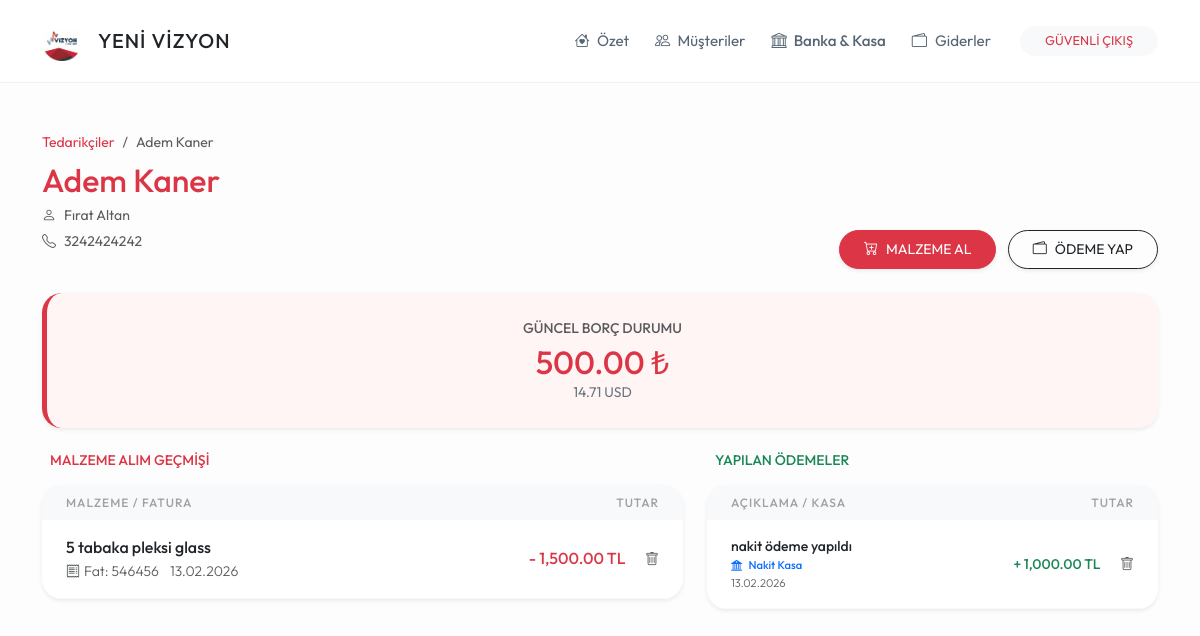
The app's page /tedarikci/1 (signed in) with its own data.
### models.py (models this page shows)
class Tedarikci(db.Model):
    id = db.Column(db.Integer, primary_key=True)
    firma_adi = db.Column(db.String(150), nullable=False)
    yetkili_kisi = db.Column(db.String(100))
    telefon = db.Column(db.String(20))
    adres = db.Column(db.Text)
    durum = db.Column(db.String(20), default='Aktif')
    satin_almalar = db.relationship('SatinAlma', backref='tedarikci', lazy=True)
    odenenler = db.relationship('TedarikciOdeme', backref='tedarikci', lazy=True)

class SatinAlma(db.Model):
    id = db.Column(db.Integer, primary_key=True)
    malzeme_tanimi = db.Column(db.String(200), nullable=False)
    tutar = db.Column(db.Float, nullable=False)
    para_birimi = db.Column(db.String(5), default='TL')
    fatura_no = db.Column(db.String(50))
    tarih = db.Column(db.DateTime, default=datetime.now)
    tedarikci_id = db.Column(db.Integer, db.ForeignKey('tedarikci.id'), nullable=False)

class TedarikciOdeme(db.Model):
    id = db.Column(db.Integer, primary_key=True)
    tutar = db.Column(db.Float, nullable=False)
    birim = db.Column(db.String(5), default='TL')
    aciklama = db.Column(db.String(200))
    banka_kasa_id = db.Column(db.Integer, db.ForeignKey('banka_kasa.id'), nullable=True)
    kur_degeri = db.Column(db.Float, default=1.0)
    odeme_tarihi = db.Column(db.DateTime, default=datetime.now)
    tedarikci_id = db.Column(db.Integer, db.ForeignKey('tedarikci.id'), nullable=False)

class BankaKasa(db.Model):
    id = db.Column(db.Integer, primary_key=True)
    ad = db.Column(db.String(100), nullable=False) # Örn: Ziraat Bankası, Merkez Kasa
    tur = db.Column(db.String(50), default='Banka') # Banka, Kasa, POS
    hesap_no = db.Column(db.String(50)) # İsteğe bağlı hesap numarası
    durum = db.Column(db.String(20), default='Aktif')
    musteri_odemeleri = db.relationship('Odeme', backref='kasa_kaydi', lazy=True)
    tedarikci_odemeleri = db.relationship('TedarikciOdeme', backref='kasa_kaydi', lazy=True)
    isletme_giderleri = db.relationship('Gider', backref='kasa_kaydi', lazy=True)

### routes/tedarikci_isleri.py (the view)
@tedarikci_bp.route('/tedarikci/<int:id>')
def tedarikci_detay(id):
    if 'logged_in' not in session: return redirect(url_for('genel.index'))
    t = Tedarikci.query.get_or_404(id)
    kasalar = BankaKasa.query.filter_by(durum='Aktif').all()
    net_tl = sum(alim.tutar * GUNCEL_KURLAR.get(alim.para_birimi, 1.0) for alim in t.satin_almalar) - \
             sum(o.tutar * o.kur_degeri for o in t.odenenler)
    return render_template('tedarikci_detay.html',
                           tedarikci=t,
                           toplam_tl=round(net_tl, 2),
                           toplam_usd=round(net_tl / GUNCEL_KURLAR.get('USD', 1.0), 2),
                           kurlar=GUNCEL_KURLAR,
                           kasalar=kasalar)

### templates/tedarikci_detay.html (shortened to what this page needs)
{% extends "base.html" %}
{% block content %}
<div class="row g-4 mb-4">
    <div class="col-md-7">
        <nav aria-label="breadcrumb">
            <ol class="breadcrumb mb-2">
                <li class="breadcrumb-item small"><a href="/ticari_borclar" class="text-decoration-none text-danger">Tedarikçiler</a></li>
                <li class="breadcrumb-item small active">{{ tedarikci.firma_adi }}</li>
            </ol>
        </nav>
        <h2 class="mb-1 fw-bold text-danger">{{ tedarikci.firma_adi }}</h2>
        <p class="text-muted small mb-0"><i class="bi bi-person me-2"></i>{{ tedarikci.yetkili_kisi or '-' }}</p>
        <p class="text-muted small mt-1"><i class="bi bi-telephone me-2"></i>{{ tedarikci.telefon or '-' }}</p>
    </div>
    <div class="col-md-5 text-md-end align-self-end">
        <button class="btn btn-danger btn-sm rounded-pill px-4 py-2 me-2 shadow-sm" data-bs-toggle="modal" data-bs-target="#malzemeAlimModal">
            <i class="bi bi-cart-plus me-2"></i>MALZEME AL
        </button>
        <button class="btn btn-outline-dark btn-sm rounded-pill px-4 py-2 shadow-sm" data-bs-toggle="modal" data-bs-target="#odemeYapModal">
            <i class="bi bi-wallet2 me-2"></i>ÖDEME YAP
        </button>
    </div>
</div>
<div class="row g-4 mb-4">
    <div class="col-12">
        <div class="card card-custom text-center border-0 shadow-sm" style="background: #fff5f5; border-left: 5px solid #dc3545 !important;">
            <div class="text-uppercase small fw-medium text-muted mb-1">GÜNCEL BORÇ DURUMU</div>
            <div class="h2 mb-0 text-danger">{{ "{:,.2f}".format(toplam_tl) }} ₺</div>
            <div class="small text-secondary">{{ "{:,.2f}".format(toplam_usd) }} USD</div>
        </div>
    </div>
</div>
<div class="row g-4">
    <div class="col-lg-7">
        <div class="d-flex justify-content-between align-items-center mb-3 px-2">
            <h5 class="mb-0 small fw-bold text-uppercase text-danger">Malzeme Alım Geçmişi</h5>
        </div>
        <div class="card card-custom p-0 overflow-hidden border-0 shadow-sm">
            <table class="table table-hover align-middle mb-0">
                <thead>
                    <tr class="bg-light">
                        <th class="ps-4">Malzeme / Fatura</th>
                        <th class="text-end pe-4">Tutar</th>
                    </tr>
                </thead>
                <tbody>
                    {% for alim in tedarikci.satin_almalar %}
                    <tr>
                        <td class="ps-4">
                            <div class="fw-medium text-dark">{{ alim.malzeme_tanimi }}</div>
                            <div class="small text-muted">
                                <span class="me-2"><i class="bi bi-receipt me-1"></i>Fat: {{ alim.fatura_no or 'YOK' }}</span>
                                <span>{{ alim.tarih.strftime('%d.%m.%Y') }}</span>
                            </div>
                        </td>
                        <td class="text-end pe-4">
                            <span class="fw-medium me-3 text-danger">- {{ "{:,.2f}".format(alim.tutar) }} {{ alim.para_birimi }}</span>
                            <a href="/alim_sil/{{ alim.id }}" onclick="return confirm('Bu alım kaydını silmek istediğinize emin misiniz?');" class="text-muted small"><i class="bi bi-trash"></i></a>
                        </td>
                    </tr>
                    {% endfor %}
                </tbody>
            </table>
        </div>
    </div>
    <div class="col-lg-5">
        <div class="d-flex justify-content-between align-items-center mb-3 px-2">
            <h5 class="mb-0 small fw-bold text-uppercase text-success">Yapılan Ödemeler</h5>
        </div>
        <div class="card card-custom p-0 overflow-hidden border-0 shadow-sm">
            <table class="table table-hover align-middle mb-0">
                <thead>
                    <tr class="bg-light">
                        <th class="ps-4">Açıklama / Kasa</th>
                        <th class="text-end pe-4">Tutar</th>
                    </tr>
                </thead>
                <tbody>
                    {% for o in tedarikci.odenenler %}
                    <tr>
                        <td class="ps-4">
                            <div class="fw-medium text-dark small">{{ o.aciklama }}</div>
                            <div class="small text-primary fw-bold" style="font-size: 0.7rem;">
                                <i class="bi bi-bank2 me-1"></i> {{ o.kasa_kaydi.ad if o.kasa_kaydi else 'Belirtilmedi' }}
                            </div>
                            <div style="font-size: 0.7rem;" class="text-muted">{{ o.odeme_tarihi.strftime('%d.%m.%Y') }}</div>
                        </td>
                        <td class="text-end pe-4">
                            <span class="text-success small fw-medium me-3">+ {{ "{:,.2f}".format(o.tutar) }} {{ o.birim }}</span>
                            <a href="/tedarikci_odeme_sil/{{ o.id }}" onclick="return confirm('Silmek istediğinize emin misiniz?');" class="text-muted small"><i class="bi bi-trash"></i></a>
                        </td>
                    </tr>
                    {% endfor %}
                </tbody>
            </table>
        </div>
    </div>
</div>
{% endblock %}

### templates/base.html (style rules this page uses)
:root { --yvr-bg: #fdfdfd; --yvr-card-bg: #ffffff; --yvr-primary: #a2d2ff; --yvr-secondary: #bde0fe; --yvr-accent: #ffafcc; --yvr-text: #576574; --yvr-text-dark: #2c3e50; }
body { background-color: var(--yvr-bg); font-family: 'Outfit', sans-serif; color: var(--yvr-text); font-weight: 400; line-height: 1.6; }
h1, h2, h3, h4, h5, .fw-bold { font-weight: 500 !important; color: var(--yvr-text-dark); }
.card-custom { background: var(--yvr-card-bg); border-radius: 20px; border: none; box-shadow: 0 10px 30px rgba(0,0,0,0.02); padding: 1.5rem; }
.table { --bs-table-bg: transparent; }
.table thead th { font-weight: 500; text-transform: uppercase; font-size: 0.75rem; letter-spacing: 1px; color: #a0a0a0; border: none; }
.table td { border-bottom: 1px solid #f8f9fa; padding: 15px 10px; font-weight: 300; }

### records on screen
Tedarikci: firma_adi "Adem Kaner", yetkili_kisi "Fırat Altan", telefon "3242424242"
SatinAlma: malzeme_tanimi "5 tabaka pleksi glass", fatura_no "546456", tarih "13.02.2026", tutar "1,500.00", para_birimi "TL"
TedarikciOdeme: aciklama "nakit ödeme yapıldı", kasa_kaydi "Nakit Kasa", odeme_tarihi "13.02.2026", tutar "1,000.00", birim "TL"

### other values on screen
{{ "{:,.2f}".format(toplam_tl) }} "500.00"
{{ "{:,.2f}".format(toplam_usd) }} "14.71"
